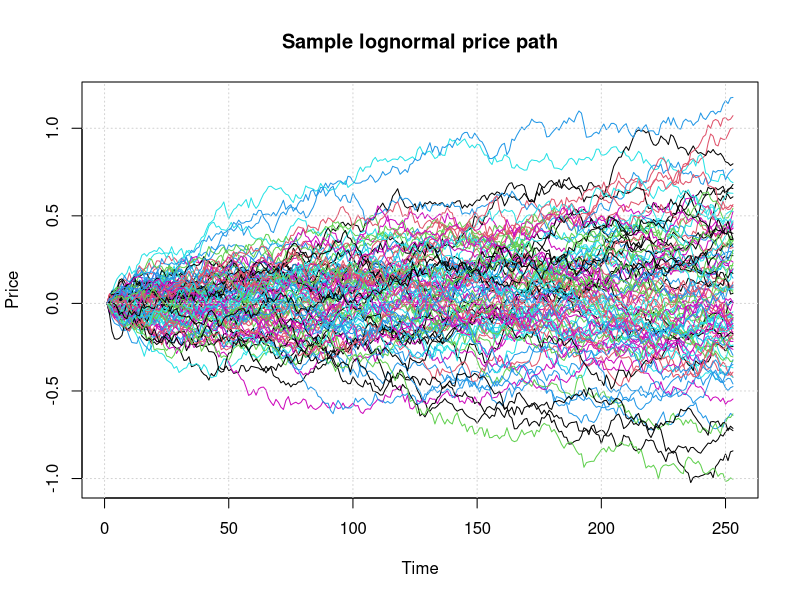
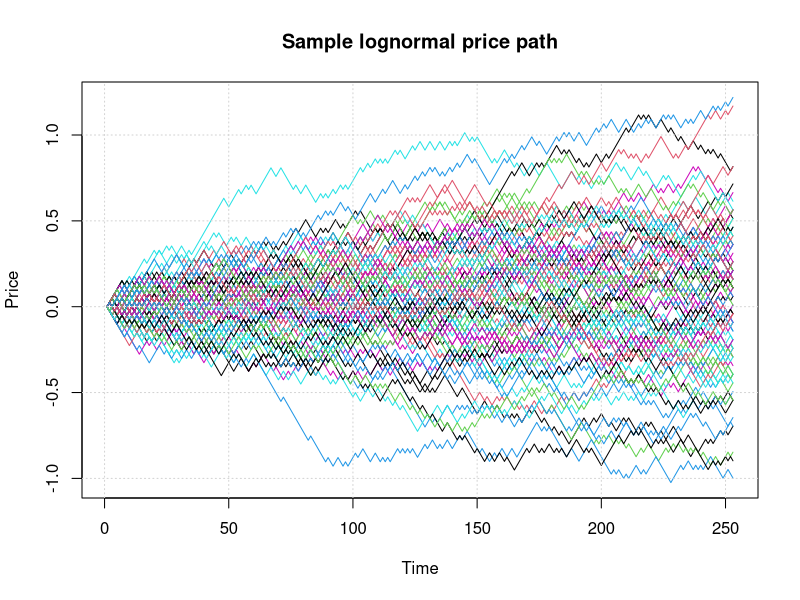
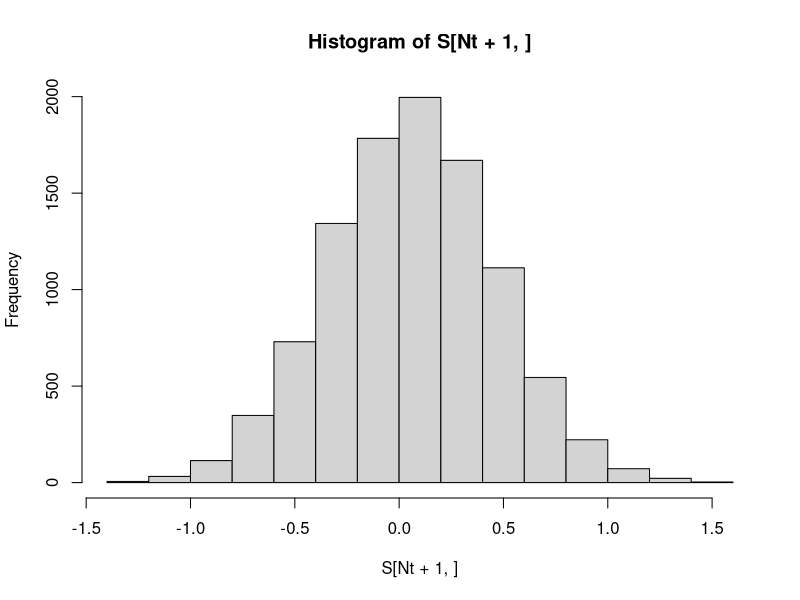
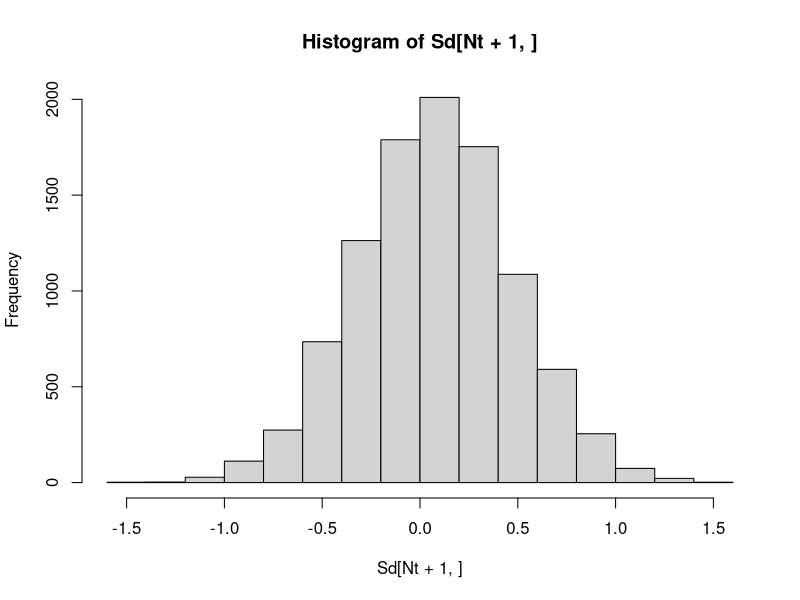
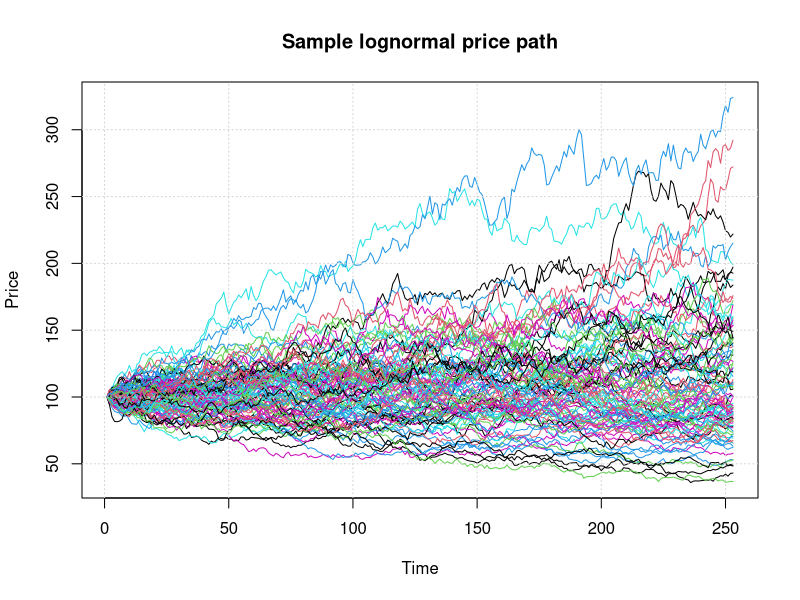
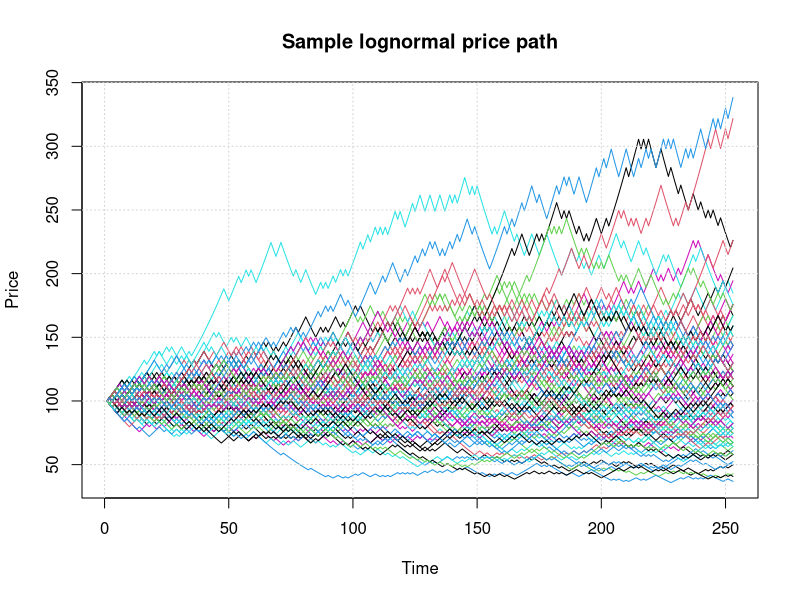
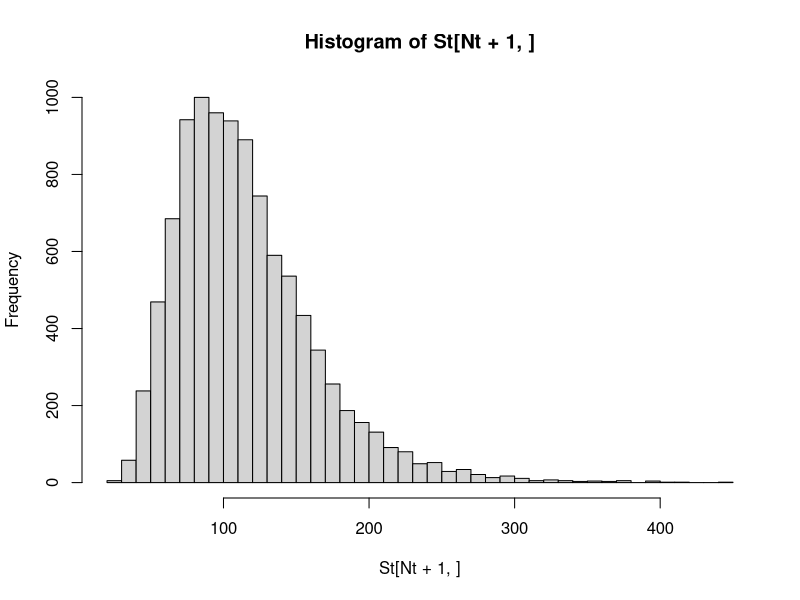
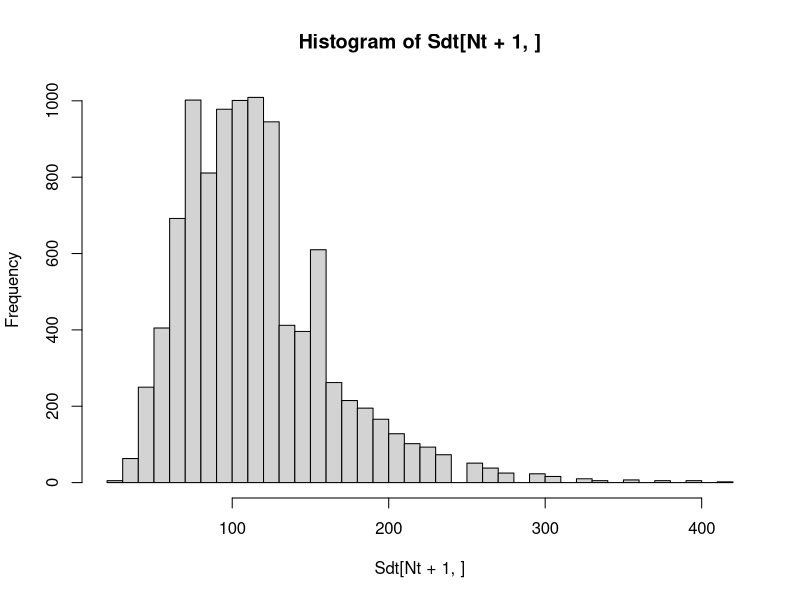

Here is the R script that generated these plots, in order:
#Problem set 3
# Question 4 : 
# generate a set of simulated price paths for a stock with lognormally 
# distributed returns by using standardized discrete random variables z = +/- 1

Nt = 252
Np = 10000
dt = 1/252
S0 = 100
mu = 0.06
sigma = 0.4

#Simulation
r <- matrix(rnorm(Nt*Np,mean=mu*dt,sd=sigma*sqrt(dt)),nrow=Nt)

#Calibration of the binomial tree
x <- sign(r)
#p=sum(x>0)/(Nt*Np)
p=0.5

a = (mu*dt) - (sigma*sqrt(dt)) *sqrt(p/(1-p))
b = (sigma*sqrt(dt)) / sqrt(p*(1-p))

r_c <-  b*x/2 #calibrated shock  
r_c <- mean(r)-mean(r_c)+  b*x/2
mean(r_c)
mean(r)
sd(r_c)
sd(r)

S <- matrix(0,Nt+1,Np)
Sd <- matrix(0,Nt+1,Np)

for (k in 1:Nt) {
  #z ~ N(0,1)
  S[k+1,] <- S[k,]  + r[k,] # x[k,] #
  
  #z~ (+1,-1) 
  Sd[k+1,] <- Sd[k,]  + r_c[k,] # x[k,] #
}

matplot(S[,1:100], type = "l", lty=1,ylab="Price", xlab="Time",
        main="Sample lognormal price path");grid()
matplot(Sd[,1:100], type = "l", lty=1,ylab="Price", xlab="Time",
        main="Sample lognormal price path");grid()

hist(S[Nt+1,]) #normal
hist(Sd[Nt+1,]) #normal


St=S0*exp(S)
Sdt=S0*exp(Sd)

matplot(St[,1:100], type = "l", lty=1,ylab="Price", xlab="Time",
        main="Sample lognormal price path");grid()
matplot(Sdt[,1:100], type = "l", lty=1,ylab="Price", xlab="Time",
        main="Sample lognormal price path");grid()


hist(St[Nt+1,],breaks=50)
hist(Sdt[Nt+1,],breaks=50)

St.terminal =St[Nt+1,]
Sdt.terminal =Sdt[Nt+1,]

#Part A----------------------------------------------
mean(St[Nt+1,]) #right : 116.02
sd(St[Nt+1,])   #right : 48.37

mean(Sdt[Nt+1,]) #
sd(Sdt[Nt+1,])   #


#Part B----------------------------------------------
#how many times on average S_t cross or hit S_0 ?
crossings <- function(P) {
  # Count number of times each path returns to initial value
  # P is a matrix whose columns are time series sample paths
  # x takes value +1 for a crossing occurring between t-1 and t
  # Exact returns to the origin take value 1/2 (and will be counted twice)
  Nt <- nrow(P)
  x <- 0 * P # Initialize matrix of crossing counts
  for (t in 3:Nt) { # Begin after initial step from the origin
    x[t, ] = (1 - sign(P[t, ]-P[1, ])*sign(P[t-1, ]-P[1, ]))/2
  }
  return(x)
}



matplot(St[,1:100], type = "l", lty=1,ylab="Price", xlab="Time",
        main="Sample lognormal price path");grid()

x <- crossings(S)
x.count <- apply(x,2,sum)

mean(x.count)

#Part C----------------------------------------------
K=100 #strike price
C <- (St - K)*(St > K) #Call option
Cd <- (Sdt - K)*(Sdt > K) #Call option
matplot(C[,1:100], type = "l", lty=1,ylab="Price", xlab="Time",
        main="European Call option price path");grid()
matplot(Cd[,1:100], type = "l", lty=1,ylab="Price", xlab="Time",
        main="European Call option price path");grid()

C.terminal=C[Nt+1,]
Cd.terminal=Cd[Nt+1,]

hist(C.terminal)
hist(Cd.terminal)




#Attempt1: 26.79 (wrong)
#Attempt2: 27.501 (wrong)
mean(C[dim(C)[1],])
mean(Cd[dim(Cd)[1],])

#Attempt3: 16.116 (wrong)
mean(C)
mean(Cd)

#Attempt4: 53.793
mean(C[C>0])
mean(Cd[Cd>0])

#Attempt5: 25.73 (right)
mean(C[Nt,])
mean(Cd[Nt,])

#Part D----------------------------------------------
K=100 #strike price
P <- (K-St)*(St < K) #Put option
Pd <- (K-Sdt)*(Sdt < K) #Put option

matplot(P[,1:100], type = "l", lty=1,ylab="Price", xlab="Time",
        main="Sample lognormal price path");grid()
matplot(Pd[,1:100], type = "l", lty=1,ylab="Price", xlab="Time",
        main="Sample lognormal price path");grid()

#Attempt1: 11.10 (wrong)
mean(P[Nt+1,])
mean(Pd[Nt+1,])

hist(P[Nt+1,],breaks = 80)

#Attempt2: 17.294 (wrong)
mean(P[P>0])
mean(Pd[Pd>0])


#Attempt3: 
mean(P[Nt,])
mean(Pd[Nt,])
